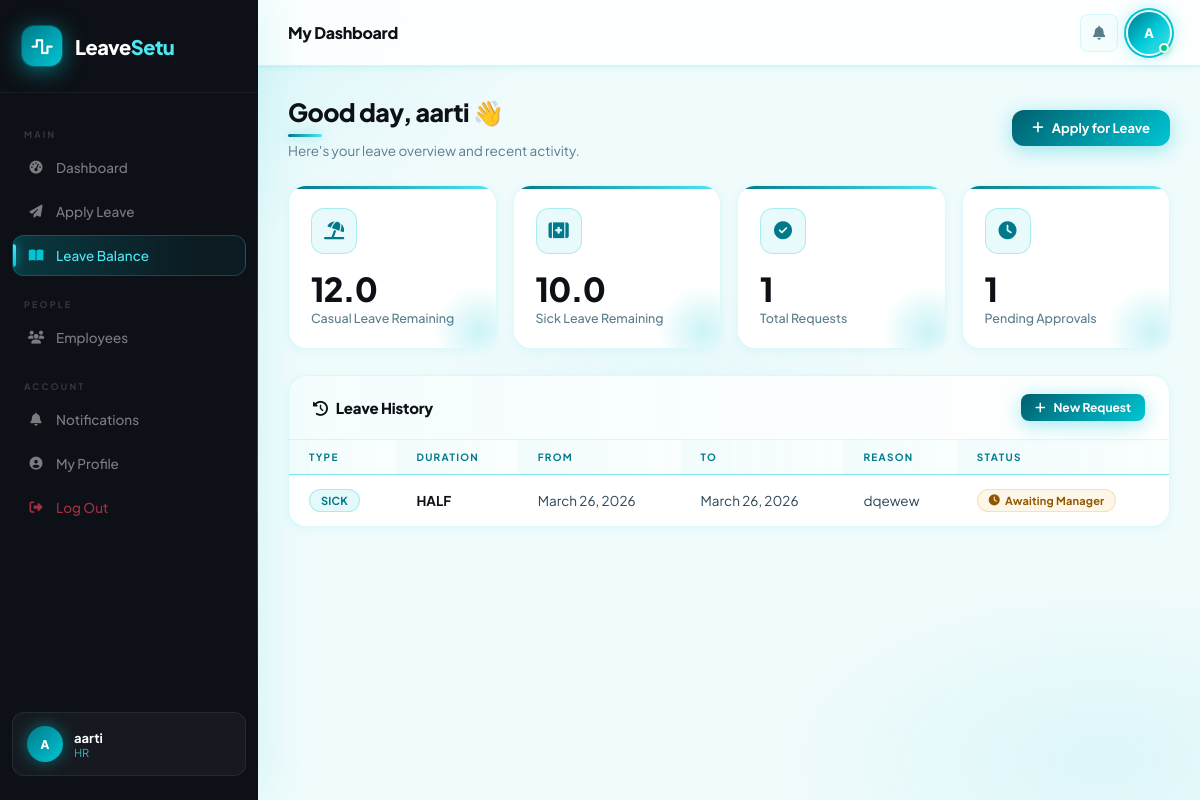
Screenshot of /leave/employee_dashboard/ (signed in) with the database file from the repository.
### users/models.py (models this page shows, shortened)
class User(AbstractUser):
    email = models.EmailField(unique=True)
    role = models.ForeignKey(
        Role,
        on_delete=models.SET_NULL,
        null=True,
        blank=True
    )
    department = models.ForeignKey(
        Department,
        on_delete=models.SET_NULL,
        null=True,
        blank=True
    )
    reporting_manager = models.ForeignKey(
        "self",
        on_delete=models.SET_NULL,
        null=True,
        blank=True,
        related_name="team_members"
    )
    phone = models.CharField(max_length=15, blank=True, null=True)
    date_of_joining = models.DateField(null=True, blank=True)
    is_senior = models.BooleanField(default=False)
    USERNAME_FIELD = "email"
    REQUIRED_FIELDS = ["username"]

class Role(models.Model):
    name = models.CharField(max_length=50, unique=True)

### leaves/models.py (models this page shows, shortened)
class LeaveBalance(models.Model):
    employee = models.OneToOneField(
        User,
        on_delete=models.CASCADE,
        related_name="leave_balance"
    )
    casual_leave = models.FloatField(default=12)
    sick_leave = models.FloatField(default=10)
    updated_at = models.DateTimeField(auto_now=True)

class LeaveRequest(models.Model):
    LEAVE_TYPE_CHOICES = (
        ("CASUAL", "Casual Leave"),
        ("SICK", "Sick Leave"),
    )
    DURATION_CHOICES = (
        ("FULL", "Full Day"),
        ("HALF", "Half Day"),
        ("SHORT", "Short Leave"),
    )
    SESSION_CHOICES = (
        ("FIRST_HALF", "First Half"),
        ("SECOND_HALF", "Second Half"),
    )
    STATUS_CHOICES = (
        ("TL_PENDING", "TL Pending"),
        ("HR_PENDING", "HR Pending"),
        ("MANAGER_PENDING", "Manager Pending"),
        ("APPROVED", "Approved"),
        ("REJECTED", "Rejected"),
    )
    employee = models.ForeignKey(
        User,
        on_delete=models.CASCADE,
        related_name="leaves"
    )
    leave_type = models.CharField(max_length=20, choices=LEAVE_TYPE_CHOICES)
    duration = models.CharField(max_length=10, choices=DURATION_CHOICES, default="FULL")
    start_date = models.DateField()
    end_date = models.DateField(null=True, blank=True)
    short_session = models.CharField(max_length=20, choices=SESSION_CHOICES, null=True, blank=True)
    short_hours = models.FloatField(null=True, blank=True)
    reason = models.TextField()
    status = models.CharField(max_length=30, choices=STATUS_CHOICES, default="TL_PENDING")
    created_at = models.DateTimeField(auto_now_add=True)
    updated_at = models.DateTimeField(auto_now=True)

### leaves/views.py (the view)
# urls.py: path('employee_dashboard/', views.employee_dashboard, name='employee_dashboard'),
@login_required
def employee_dashboard(request):
    leaves = LeaveRequest.objects.filter(employee=request.user)
    balance, _ = LeaveBalance.objects.get_or_create(employee=request.user)
    notification_count = Notification.objects.filter(user=request.user, read_status=False).count()
    return render(request, "employee_dashboard.html", {
        "leaves": leaves,
        "balance": balance,
        "notification_count": notification_count
    })

### leaves/templates/employee_dashboard.html (shortened to what this page needs)
{% extends "base.html" %}
{% block page_title %}My Dashboard{% endblock %}
{% block content %}
<div class="page-header animate-in">
  <div class="page-header-top">
    <div>
      <h1 class="page-title">Good day, {{ user.first_name|default:user.username }} 👋</h1>
      <p class="page-subtitle">Here's your leave overview and recent activity.</p>
    </div>
    <a href="{% url 'apply_leave' %}" class="btn btn-primary">
      <i class="fa-solid fa-plus"></i> Apply for Leave
    </a>
  </div>
</div>
<div class="stat-grid">
  <div class="stat-card animate-in delay-1" style="--stat-color:#6c63ff;--stat-rgb:108,99,255;">
    <div class="stat-icon"><i class="fa-solid fa-umbrella-beach"></i></div>
    <div class="stat-value">{{ balance.casual_leave }}</div>
    <div class="stat-label">Casual Leave Remaining</div>
  </div>
  <div class="stat-card animate-in delay-2" style="--stat-color:#ff6b9d;--stat-rgb:255,107,157;">
    <div class="stat-icon"><i class="fa-solid fa-kit-medical"></i></div>
    <div class="stat-value">{{ balance.sick_leave }}</div>
    <div class="stat-label">Sick Leave Remaining</div>
  </div>
  <div class="stat-card animate-in delay-3" style="--stat-color:#00d9b1;--stat-rgb:0,217,177;">
    <div class="stat-icon"><i class="fa-solid fa-circle-check"></i></div>
    <div class="stat-value">{{ leaves|length }}</div>
    <div class="stat-label">Total Requests</div>
  </div>
  <div class="stat-card animate-in delay-4" style="--stat-color:#ffb347;--stat-rgb:255,179,71;">
    <div class="stat-icon"><i class="fa-solid fa-clock"></i></div>
    <div class="stat-value">
      {% with pending=leaves|length %}{{ pending }}{% endwith %}
    </div>
    <div class="stat-label">Pending Approvals</div>
  </div>
</div>
<div class="table-container animate-in delay-2">
  <div class="table-header">
    <h2 class="table-title"><i class="fa-solid fa-history" style="color:var(--accent);margin-right:8px;"></i>Leave History</h2>
    <a href="{% url 'apply_leave' %}" class="btn btn-primary btn-sm">
      <i class="fa-solid fa-plus"></i> New Request
    </a>
  </div>
  {% if leaves %}
  <table>
    <thead>
      <tr>
        <th>Type</th>
        <th>Duration</th>
        <th>From</th>
        <th>To</th>
        <th>Reason</th>
        <th>Status</th>
      </tr>
    </thead>
    <tbody>
      {% for leave in leaves %}
      <tr>
        <td>
          <span class="badge badge-info">{{ leave.leave_type }}</span>
        </td>
        <td><strong>{{ leave.duration }}</strong></td>
        <td>{{ leave.start_date }}</td>
        <td>{{ leave.end_date }}</td>
        <td style="max-width:200px;overflow:hidden;text-overflow:ellipsis;white-space:nowrap;">
          {{ leave.reason|truncatechars:40 }}
        </td>
        <td>
          {% if leave.status == 'APPROVED' %}
            <span class="badge badge-approved"><i class="fa-solid fa-check"></i> Approved</span>
          {% elif leave.status == 'REJECTED' %}
            <span class="badge badge-rejected"><i class="fa-solid fa-xmark"></i> Rejected</span>
          {% else %}
            <span class="badge badge-pending"><i class="fa-solid fa-clock"></i>
              {% if leave.status == 'TL_PENDING' %}Awaiting TL
              {% elif leave.status == 'HR_PENDING' %}Awaiting HR
              {% elif leave.status == 'MANAGER_PENDING' %}Awaiting Manager
              {% else %}{{ leave.status }}{% endif %}
            </span>
          {% endif %}
        </td>
      </tr>
      {% endfor %}
    </tbody>
  </table>
  {% endif %}
</div>
{% endblock %}

### templates/base.html (shortened to what this page needs)
<!DOCTYPE html>
<html lang="en">
<head>
    <link rel="stylesheet" href="https://cdnjs.cloudflare.com/ajax/libs/font-awesome/6.5.0/css/all.min.css">
</head>
<body>
{% if request.user.is_authenticated %}
<aside class="sidebar" id="sidebar">
    <div class="sidebar-logo">
        <div class="logo-mark">
            <i class="fa-solid fa-wave-square"></i>
        </div>
        <span class="logo-text">Leave<span>Setu</span></span>
    </div>
    <nav class="sidebar-nav">
        <div class="nav-section-label">Main</div>
        {% if request.user.role %}
            {% if request.user.role.name == "Admin" %}
            <a href="{% url 'admin_dashboard' %}" class="nav-item {% if request.resolver_match.url_name == 'admin_dashboard' %}active{% endif %}">
                <i class="fa-solid fa-gauge-high nav-icon"></i> Admin Dashboard
            </a>
            {% elif request.user.role.name == "TL" %}
            <a href="{% url 'tl_dashboard' %}" class="nav-item {% if request.resolver_match.url_name == 'tl_dashboard' %}active{% endif %}">
                <i class="fa-solid fa-gauge-high nav-icon"></i> Dashboard
            </a>
            {% elif request.user.role.name == "HR" %}
            <a href="{% url 'hr_dashboard' %}" class="nav-item {% if request.resolver_match.url_name == 'hr_dashboard' %}active{% endif %}">
                <i class="fa-solid fa-gauge-high nav-icon"></i> Dashboard
            </a>
            {% elif request.user.role.name == "Manager" %}
            <a href="{% url 'manager_dashboard' %}" class="nav-item {% if request.resolver_match.url_name == 'manager_dashboard' %}active{% endif %}">
                <i class="fa-solid fa-gauge-high nav-icon"></i> Dashboard
            </a>
            {% else %}
            <a href="{% url 'employee_dashboard' %}" class="nav-item {% if request.resolver_match.url_name == 'employee_dashboard' %}active{% endif %}">
                <i class="fa-solid fa-gauge-high nav-icon"></i> Dashboard
            </a>
            {% endif %}
        {% endif %}
        {% if request.user.role and request.user.role.name in "Employee TL HR Manager" %}
        <a href="{% url 'apply_leave' %}" class="nav-item {% if request.resolver_match.url_name == 'apply_leave' %}active{% endif %}">
            <i class="fa-solid fa-paper-plane nav-icon"></i> Apply Leave
        </a>
        {% endif %}
        {% if request.user.role and request.user.role.name in "Employee TL HR" %}
        <a href="{% url 'employee_dashboard' %}" class="nav-item {% if request.resolver_match.url_name == 'employee_dashboard' %}active{% endif %}">
            <i class="fa-solid fa-book-open nav-icon"></i> Leave Balance
        </a>
        {% endif %}
        {% if request.user.role and request.user.role.name in "HR Manager Admin" %}
        <div class="nav-section-label">People</div>
        <a href="{% url 'hr_employee_list' %}" class="nav-item {% if request.resolver_match.url_name == 'hr_employee_list' %}active{% endif %}">
            <i class="fa-solid fa-users nav-icon"></i> Employees
        </a>
        {% endif %}
        <div class="nav-section-label">Account</div>
        <a href="{% url 'notifications' %}" class="nav-item {% if request.resolver_match.url_name == 'notifications' %}active{% endif %}">
            <i class="fa-solid fa-bell nav-icon"></i> Notifications
        </a>
        <a href="{% url 'dashboard' %}" class="nav-item {% if request.resolver_match.url_name == 'dashboard' %}active{% endif %}">
            <i class="fa-solid fa-circle-user nav-icon"></i> My Profile
        </a>
        <a href="{% url 'logout' %}" class="nav-item" style="color:rgba(240,64,88,0.65);">
            <i class="fa-solid fa-right-from-bracket nav-icon"></i> Log Out
        </a>
    </nav>
    <div class="sidebar-user">
        <div class="user-avatar-sidebar">
            {{ request.user.first_name|first|upper }}{{ request.user.last_name|first|upper }}
        </div>
        <div class="user-info">
            <div class="user-name">{{ request.user.get_full_name|default:request.user.username }}</div>
            <div class="user-role">{% if request.user.role %}{{ request.user.role.name }}{% else %}N/A{% endif %}</div>
        </div>
    </div>
</aside>
{% endif %}
<div class="main-wrapper" {% if not request.user.is_authenticated %}style="margin-left:0;"{% endif %}>
    {% if request.user.is_authenticated %}
    <header class="topbar">
        <h1 class="topbar-title">{% block page_title %}Dashboard{% endblock %}</h1>
        <div class="topbar-actions">
            <a href="{% url 'notifications' %}" class="icon-btn">
                <i class="fa-solid fa-bell"></i>
            </a>
            <div class="profile-dropdown-wrapper" id="profileWrapper">
                <div class="avatar-wrapper" onclick="toggleProfileDropdown()" title="My Profile">
                    <div class="topbar-avatar">
                        {{ request.user.first_name|first|upper }}{{ request.user.last_name|first|upper }}
                    </div>
                </div>
            </div>
        </div>
    </header>
    {% endif %}
    <main class="page-content">
        {% block content %}{% endblock %}
    </main>
</div>
</body>
</html>

### rows the page displays
User: user.first_name|first "A", user.get_full_name "aarti", user.role.name "HR", first_name "aarti"
LeaveBalance: casual_leave "12.0", sick_leave "10.0"
LeaveRequest: leave_type "SICK", duration "HALF", start_date "March 26, 2026", end_date "March 26, 2026", reason "dqewew", status "MANAGER_PENDING" (drawn)

### other values shown
{{ leaves|length }} "1"
{{ pending }} "1"
